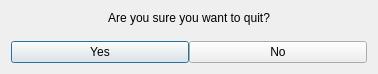
<?xml version="1.0" encoding="UTF-8"?>
<ui version="4.0">
 <class>QuitDialog</class>
 <widget class="QDialog" name="QuitDialog">
  <property name="windowModality">
   <enum>Qt::ApplicationModal</enum>
  </property>
  <property name="geometry">
   <rect>
    <x>0</x>
    <y>0</y>
    <width>378</width>
    <height>74</height>
   </rect>
  </property>
  <property name="sizePolicy">
   <sizepolicy hsizetype="Fixed" vsizetype="Fixed">
    <horstretch>0</horstretch>
    <verstretch>0</verstretch>
   </sizepolicy>
  </property>
  <property name="windowTitle">
   <string>Dialog</string>
  </property>
  <layout class="QGridLayout" name="glayout">
   <item row="1" column="0" alignment="Qt::AlignBottom">
    <widget class="QWidget" name="widget" native="true">
     <property name="sizePolicy">
      <sizepolicy hsizetype="Preferred" vsizetype="Fixed">
       <horstretch>0</horstretch>
       <verstretch>1</verstretch>
      </sizepolicy>
     </property>
     <layout class="QHBoxLayout" name="horizontalLayout">
      <property name="spacing">
       <number>0</number>
      </property>
      <property name="leftMargin">
       <number>0</number>
      </property>
      <property name="topMargin">
       <number>0</number>
      </property>
      <property name="rightMargin">
       <number>0</number>
      </property>
      <property name="bottomMargin">
       <number>0</number>
      </property>
      <item>
       <widget class="QPushButton" name="pbtn_ok">
        <property name="text">
         <string>Yes</string>
        </property>
       </widget>
      </item>
      <item>
       <widget class="QPushButton" name="pbtn_cancel">
        <property name="text">
         <string>No</string>
        </property>
       </widget>
      </item>
     </layout>
    </widget>
   </item>
   <item row="0" column="0" alignment="Qt::AlignTop">
    <widget class="QLabel" name="label">
     <property name="sizePolicy">
      <sizepolicy hsizetype="Expanding" vsizetype="Fixed">
       <horstretch>0</horstretch>
       <verstretch>1</verstretch>
      </sizepolicy>
     </property>
     <property name="text">
      <string>Are you sure you want to quit?</string>
     </property>
     <property name="scaledContents">
      <bool>false</bool>
     </property>
     <property name="alignment">
      <set>Qt::AlignCenter</set>
     </property>
    </widget>
   </item>
  </layout>
 </widget>
 <resources/>
 <connections>
  <connection>
   <sender>pbtn_ok</sender>
   <signal>clicked()</signal>
   <receiver>QuitDialog</receiver>
   <slot>accept()</slot>
   <hints>
    <hint type="sourcelabel">
     <x>97</x>
     <y>49</y>
    </hint>
    <hint type="destinationlabel">
     <x>188</x>
     <y>36</y>
    </hint>
   </hints>
  </connection>
  <connection>
   <sender>pbtn_cancel</sender>
   <signal>clicked()</signal>
   <receiver>QuitDialog</receiver>
   <slot>reject()</slot>
   <hints>
    <hint type="sourcelabel">
     <x>280</x>
     <y>49</y>
    </hint>
    <hint type="destinationlabel">
     <x>188</x>
     <y>36</y>
    </hint>
   </hints>
  </connection>
 </connections>
</ui>
